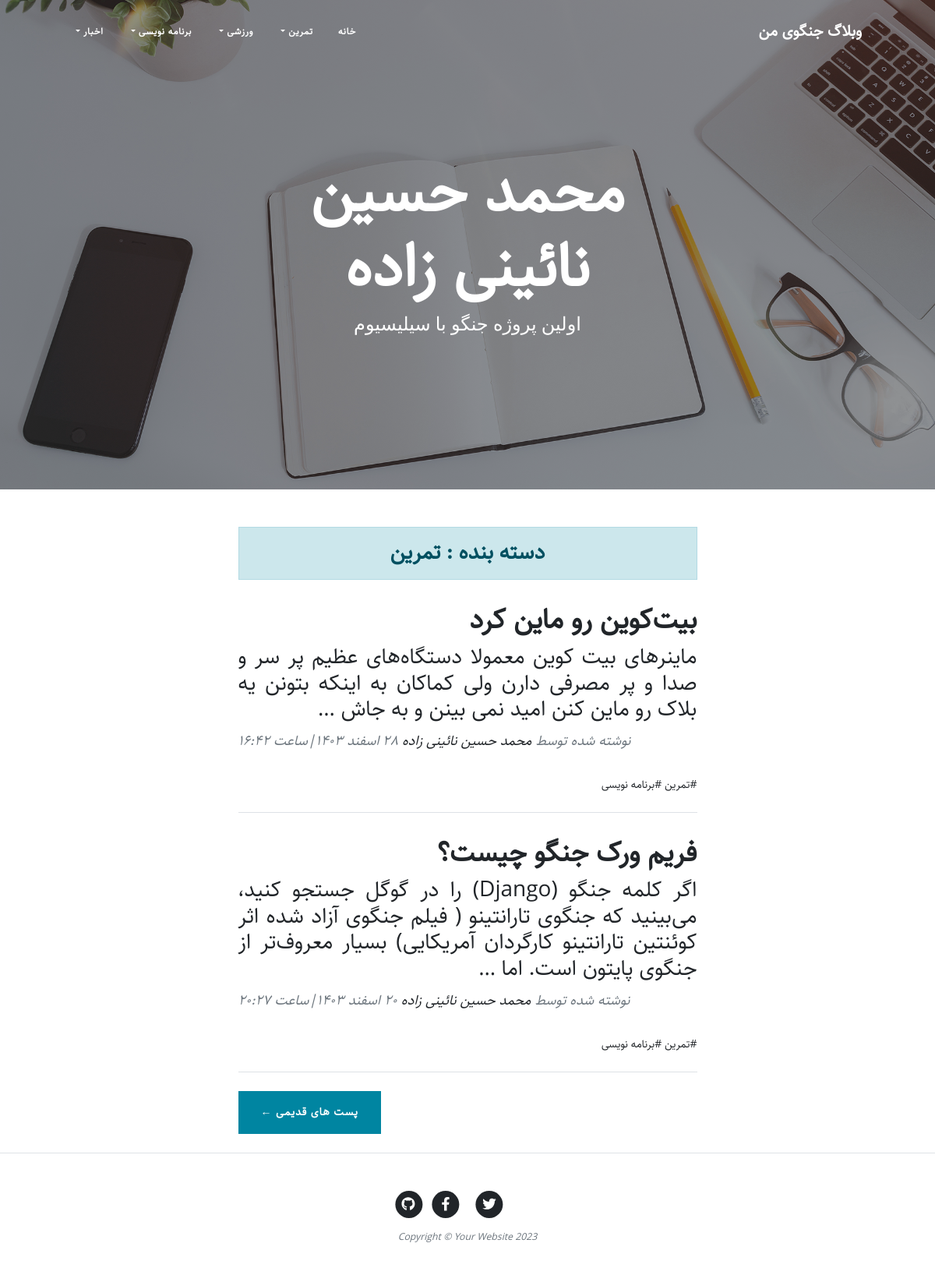
Screenshot of /category/train/ with the database file from the repository.
### blog/models.py (models this page shows, shortened)
class Category(models.Model):
    parent = models.ForeignKey('self',default=None,null=True,blank=True,on_delete=models.SET_NULL,related_name='children',verbose_name='زیر دسته')
    title = models.CharField(max_length=200,verbose_name="عنوان دسته بندی")
    slug = models.SlugField(max_length=100,unique=True,verbose_name="آدرس دسته بندی")
    status = models.BooleanField(default=True,verbose_name="آیا نمایش داده شود؟" )
    position = models.IntegerField(verbose_name="پوزیشن")
    class Meta:
        verbose_name = "دسته بندی"
        verbose_name_plural = "دسته بندی ها"
        ordering = ['parent__id','position']
    objects = CatrgoryManager()

class Article(models.Model):
    STATUS_CHOICE = (
        ('d',"پیشنویس"),
        ('p',"منتشر شده")
    )
    title = models.CharField(max_length=200,verbose_name="عنوان مقاله")
    slug = models.SlugField(max_length=100,unique=True,verbose_name="اسلاگ")
    category = models.ManyToManyField(Category,verbose_name="دسته بندی",related_name="articles")
    describtion = models.TextField(verbose_name="توضیحات")
    thumbnail = models.ImageField(upload_to="",verbose_name="تصویر اصلی")
    publish = models.DateTimeField(default=timezone.now,verbose_name="زمان انتشار")
    created = models.DateTimeField(auto_now_add=True,verbose_name="نویسنده مقاله")
    updated = models.DateTimeField(auto_now=True,verbose_name="زمان بروزرسانی")
    status = models.CharField(max_length=1, choices=STATUS_CHOICE,verbose_name="وضعیت")
    class Meta:
        verbose_name = "مقاله"
        verbose_name_plural = "مقالات"
        ordering = ['-publish']
    def jpublish(self):
        return jalali_converter(self.publish)
    jpublish.short_description = "زمان انتشار"
    def category_published(self):
        return self.category.filter(status = True)
    objects = ArticleManager()

### blog/views.py (the view)
# urls.py: path('category/<slug:slug>/', category, name='category'),
def category(request,slug,page=1):
    category = get_object_or_404(Category, slug=slug, status=True)
    articles_list = category.articles.published()
    paginator = Paginator(articles_list , 2)
    page_obj = paginator.get_page(page)
    context = {
        'category': category,
        'articles': page_obj
    }
    return render(request, 'blog/category.html',context)

### blog/models.py (called while the page is built)
    def published(self):
        return self.filter(status = 'p')

    def active(self):
        return self.filter(status = True)

### blog/templatetags/base_tags.py (called while the page is built)
@register.simple_tag
def title():
    return "وبلاگ جنگوی من"

@register.inclusion_tag("blog/partials/category_navbar.html")
def category_navbar():
    return{
        'category' : Category.objects.filter(status=True)
    }

### extensions/jalali.py (called while the page is built)
    def persian_tuple(self):
        return self.persian_year, self.persian_month, self.persian_day

### extensions/utils.py (called while the page is built)
def persian_number_coverter(mystr):
    numbers= {
        '0': '۰',
        '1': '۱',
        '2': '۲',
        '3': '۳',
        '4': '۴',
        '5': '۵',
        '6': '۶',
        '7': '۷',
        '8': '۸',
        '9': '۹'
    }
    for e, p in numbers.items():
        mystr = mystr.replace(e, p)
    return mystr

def jalali_converter(time):
    time = timezone.localtime(time)
    jmonths = ["فروردین","اردیبهشت","خرداد","تیر","مرداد","شهریور","مهر","آبان","آذر","دی","بهمن","اسفند"]
    time_to_str ="{},{},{}".format(time.year,time.month,time.day)
    time_to_jalali_touple = jalali.Gregorian(time_to_str).persian_tuple()
    time_to_jalali_list = list(time_to_jalali_touple)
    for index , month in enumerate(jmonths):
        if time_to_jalali_list[1] == index+1 :
            time_to_jalali_list[1] = month
            break
    output = "{} {} {}|ساعت {}:{}".format(
        time_to_jalali_list[2],
        time_to_jalali_list[1],
        time_to_jalali_list[0],
        time.hour,
        time.minute
    )
    return persian_number_coverter(output)

### blog/templates/blog/category.html (shortened to what this page needs)
{% extends 'blog/base.html' %}
{% load static %}
{% block main %}
        <header class="masthead" style="background-image: url('{% static 'blog/assets/img/home-bg.jpg' %}')">
            <div class="container position-relative px-4 px-lg-5">
                <div class="row gx-4 gx-lg-5 justify-content-center">
                    <div class="col-md-10 col-lg-8 col-xl-7">
                        <div class="site-heading">
                            <h1>محمد حسین نائینی زاده</h1>
                            <span class="subheading">اولین پروژه جنگو با سیلیسیوم</span>
                        </div>
                    </div>
                </div>
            </div>
        </header>
        <div class="container px-4 px-lg-5">
            <div class="row gx-4 gx-lg-5 justify-content-center">
                <div class="col-md-10 col-lg-8 col-xl-7">
                    <h3 class="alert alert-primary text-center">دسته بنده : {{category.title}}</h3>
                    {% for article in articles %}
                        <div class="post-preview">
                            <a href="{% url 'blog:detailArticle' article.slug %}">
                                <h2 class="post-title">{{article.title}}</h2>
                                <h3 class="post-subtitle">{{article.describtion|truncatewords:30}}</h3>
                            </a>
                            <p class="post-meta">
                                نوشته شده توسط
                                <a href="#!">محمد حسین نائینی زاده</a>
                                {{article.jpublish}}
                            </p>
                            <div>
                                {% for cat in article.category_published.all %}
                                    <a href="#">#{{cat.title}}</a>
                                {% endfor %}
                            </div>
                        </div>
                        <hr class="my-4" />
                    {% endfor %}
                    <div class="d-flex justify-content-end mb-4">
                        {% if articles.has_next %}
                            <a class="btn btn-primary text-uppercase" href="{% url 'blog:category' category.slug articles.next_page_number %}">پست های قدیمی &larr;</a>
                        {% endif %}
                    </div>
                </div>
            </div>
        </div>
{% endblock %}

### blog/templates/blog/partials/category_navbar.html (shortened to what this page needs)
<div class="collapse navbar-collapse" id="navbarResponsive">
    <ul class="navbar-nav ms-auto py-4 py-lg-0">
        <li class="nav-item"><a class="nav-link px-lg-3 py-3 py-lg-4" href="{% url 'blog:ArticleList' %}">خانه</a></li>
        {% for cat in category %}
            {% if cat.parent == None %}
                <li class="nav-item dropdown">
                    <a class="nav-link px-lg-3 py-3 py-lg-4 dropdown-toggle" href="{% url 'blog:category' cat.slug %}" id="navbarDropdown{{ cat.id }}" role="button" data-bs-toggle="dropdown" aria-expanded="false">
                        {{ cat.title }}
                    </a>
                </li>
            {% endif %}
        {% endfor %}
    </ul>
</div>

### blog/static/blog/css/rtl.css (style rules this page uses)
.btn { font-family: 'Sahel', sans-serif; }
h6, .h6, h5, .h5, h4, .h4, h3, .h3, h2, .h2, h1, .h1 { margin-top: 0; margin-bottom: 0.5rem; font-family: 'Sahel', sans-serif; font-weight: 800; line-height: 1.2; }
body { direction: rtl; text-align: justify ; font-family: 'Sahel' !important; font-size: 14px; }
.ms-auto { margin-left: initial !important; margin-right: auto; }
.post-meta { text-align: left; }

### rows the page displays
Category: title "تمرین"
Category: title "ورزشی"
Category: title "برنامه نویسی"
Category: title "اخبار"
Article: title "بیت‌کوین رو ماین کرد", describtion "ماینرهای بیت کوین معمولا دستگاه‌های عظیم پر سر و صدا و پر مصرفی دارن ولی کماکان به اینکه بتونن یه بلاک رو ماین کنن امید نمی بینن و به جاش …", jpublish "۲۸ اسفند ۱۴۰۳|ساعت ۱۶:۴۲"
Article: title "فریم ورک جنگو چیست؟", describtion "اگر کلمه جنگو (Django) را در گوگل جستجو کنید، می‌بینید که جنگوی تارانتینو ( فیلم جنگوی آزاد شده اثر کوئنتین تارانتینو کارگردان آمریکایی) بسیار معروف‌تر از جنگوی پایتون است. اما …", jpublish "۲۰ اسفند ۱۴۰۳|ساعت ۲۰:۲۷"
